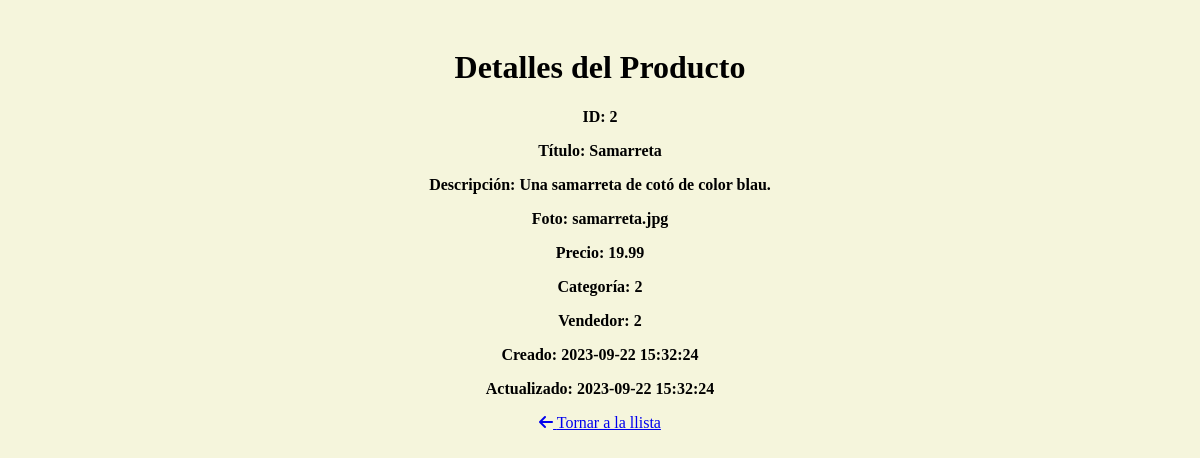
/products/read/2, run on the app's committed database.
### models.py (models this page shows)
class Product(db.Model):
    __tablename__ = "products"
    id = db.Column(db.Integer, primary_key=True, autoincrement=True)
    title = db.Column(db.Text, nullable=False)
    description = db.Column(db.Text, nullable=False)
    photo = db.Column(db.Text, nullable=False)
    price = db.Column(db.Numeric(10, 2), nullable=False)
    category_id = db.Column(db.Integer, db.ForeignKey("categories.id"), nullable=False)
    seller_id = db.Column(db.Integer, db.ForeignKey("users.id"), nullable=False)
    created = db.Column(db.DateTime, default=now)
    updated = db.Column(db.DateTime, default=now)

### routes_main.py (the view)
@main_bp.route("/products/read/<int:product_id>")
def ver_producte(product_id):
    producte = db.session.query(Product).filter(Product.id == product_id).one()
    return render_template("products/read.html", producte=producte)

### templates/products/read.html (shortened to what this page needs)
<!DOCTYPE html>
<html lang="en">
<head>
    <link rel="stylesheet" href="{{url_for('static', filename='llista.css')}}">
</head>
<body>
    <h1>Detalles del Producto</h1>
    <div>
        <p>ID: {{producte.id}}</p>
        <p>Título: {{producte.title}}</p>
        <p>Descripción: {{producte.description}}</p>
        <p>Foto: {{producte.photo}}</p>
        <p>Precio: {{producte.price}}</p>
        <p>Categoría: {{producte.category_id}}</p>
        <p>Vendedor: {{producte.seller_id}}</p>
        <p>Creado: {{producte.created}}</p>
        <p>Actualizado: {{producte.updated}}</p>
    </div>
    <a href="/list"><i class="fas fa-arrow-left"></i> Tornar a la llista</a>
</body>
</html>

### static/llista.css (style rules this page uses)
body { text-align: center; padding: 20px; background-color: beige; }
p { font-weight: bold; }

### data on the page
Product: id "2", title "Samarreta", description "Una samarreta de cotó de color blau.", photo "samarreta.jpg", price "19.99", category_id "2", seller_id "2", created "2023-09-22 15:32:24", updated "2023-09-22 15:32:24"
